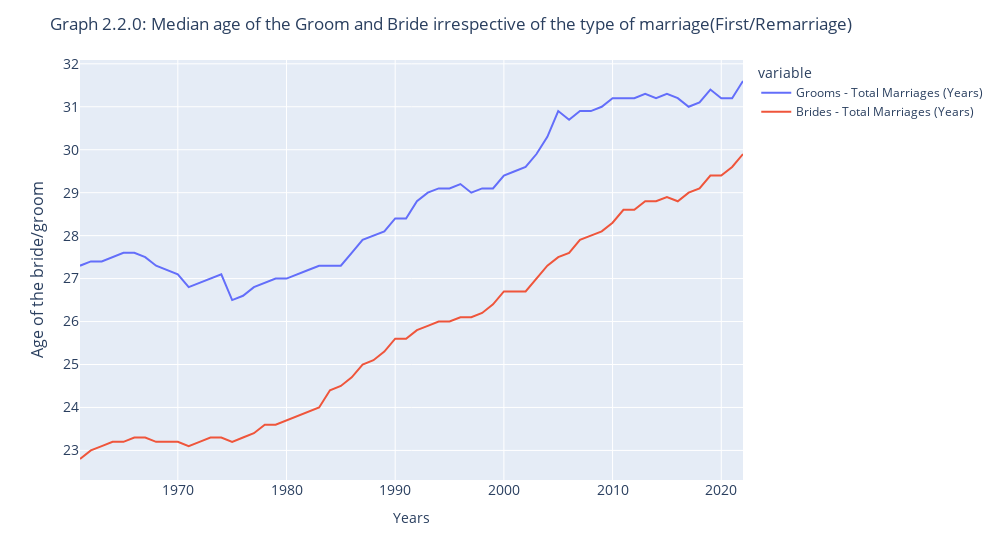

The code cell stored with this chart in its notebook:
### Markdown cell above
### 2.2           Median age of the Brides and the Grooms in singapore during the period 1998 to 2022

### Code cell
import plotly.express as px
import plotly.graph_objs as go

# Median age of the Groom and Bride irrespective of the type
f = px.line(tot_mar_age, x='Years',y= ['Grooms - Total Marriages (Years)', 'Brides - Total Marriages (Years)'])
f.update_layout(
title='Graph 2.2.0: Median age of the Groom and Bride irrespective of the type of marriage(First/Remarriage)', hovermode='x',width = 1000,
xaxis_tickfont_size=14,
yaxis= dict(title='Age of the bride/groom ',titlefont_size=16,tickfont_size=14))
pio.show(f)

### Figure 1 — Plotly figure (JSON) as saved in the notebook; plotly's stock layout.template omitted (floating-point values rounded to 4 significant figures)
{"data": [{"hovertemplate": "variable=Grooms - Total Marriages (Years)<br>Years=%{x}<br>value=%{y}<extra></extra>", "legendgroup": "Grooms - Total Marriages (Years)", "line": {"color": "#636efa", "dash": "solid"}, "marker": {"symbol": "circle"}, "mode": "lines", "name": "Grooms - Total Marriages (Years)", "orientation": "v", "showlegend": true, "type": "scatter", "x": [2022, 2021, 2020, 2019, 2018, 2017, 2016, 2015, 2014, 2013, 2012, 2011, 2010, 2009, 2008, 2007, 2006, 2005, 2004, 2003, 2002, 2001, 2000, 1999, 1998, 1997, 1996, 1995, 1994, 1993, 1992, 1991, 1990, 1989, 1988, 1987, 1986, 1985, 1984, 1983, 1982, 1981, 1980, 1979, 1978, 1977, 1976, 1975, 1974, 1973, 1972, 1971, 1970, 1969, 1968, 1967, 1966, 1965, 1964, 1963, 1962, 1961], "xaxis": "x", "y": [31.6, 31.2, 31.2, 31.4, 31.1, 31, 31.2, 31.3, 31.2, 31.3, 31.2, 31.2, 31.2, 31, 30.9, 30.9, 30.7, 30.9, 30.3, 29.9, 29.6, 29.5, 29.4, 29.1, 29.1, 29, 29.2, 29.1, 29.1, 29, 28.8, 28.4, 28.4, 28.1, 28, 27.9, 27.6, 27.3, 27.3, 27.3, 27.2, 27.1, 27, 27, 26.9, 26.8, 26.6, 26.5, 27.1, 27, 26.9, 26.8, 27.1, 27.2, 27.3, 27.5, 27.6, 27.6, 27.5, 27.4, 27.4, 27.3], "yaxis": "y"}, {"hovertemplate": "variable=Brides - Total Marriages (Years)<br>Years=%{x}<br>value=%{y}<extra></extra>", "legendgroup": "Brides - Total Marriages (Years)", "line": {"color": "#EF553B", "dash": "solid"}, "marker": {"symbol": "circle"}, "mode": "lines", "name": "Brides - Total Marriages (Years)", "orientation": "v", "showlegend": true, "type": "scatter", "x": [2022, 2021, 2020, 2019, 2018, 2017, 2016, 2015, 2014, 2013, 2012, 2011, 2010, 2009, 2008, 2007, 2006, 2005, 2004, 2003, 2002, 2001, 2000, 1999, 1998, 1997, 1996, 1995, 1994, 1993, 1992, 1991, 1990, 1989, 1988, 1987, 1986, 1985, 1984, 1983, 1982, 1981, 1980, 1979, 1978, 1977, 1976, 1975, 1974, 1973, 1972, 1971, 1970, 1969, 1968, 1967, 1966, 1965, 1964, 1963, 1962, 1961], "xaxis": "x", "y": [29.9, 29.6, 29.4, 29.4, 29.1, 29, 28.8, 28.9, 28.8, 28.8, 28.6, 28.6, 28.3, 28.1, 28, 27.9, 27.6, 27.5, 27.3, 27, 26.7, 26.7, 26.7, 26.4, 26.2, 26.1, 26.1, 26, 26, 25.9, 25.8, 25.6, 25.6, 25.3, 25.1, 25, 24.7, 24.5, 24.4, 24, 23.9, 23.8, 23.7, 23.6, 23.6, 23.4, 23.3, 23.2, 23.3, 23.3, 23.2, 23.1, 23.2, 23.2, 23.2, 23.3, 23.3, 23.2, 23.2, 23.1, 23, 22.8], "yaxis": "y"}], "layout": {"hovermode": "x", "legend": {"title": {"text": "variable"}, "tracegroupgap": 0}, "margin": {"t": 60}, "title": {"text": "Graph 2.2.0: Median age of the Groom and Bride irrespective of the type of marriage(First/Remarriage)"}, "width": 1000, "xaxis": {"anchor": "y", "domain": [0, 1], "tickfont": {"size": 14}, "title": {"text": "Years"}}, "yaxis": {"anchor": "x", "domain": [0, 1], "tickfont": {"size": 14}, "title": {"font": {"size": 16}, "text": "Age of the bride/groom "}}}}
